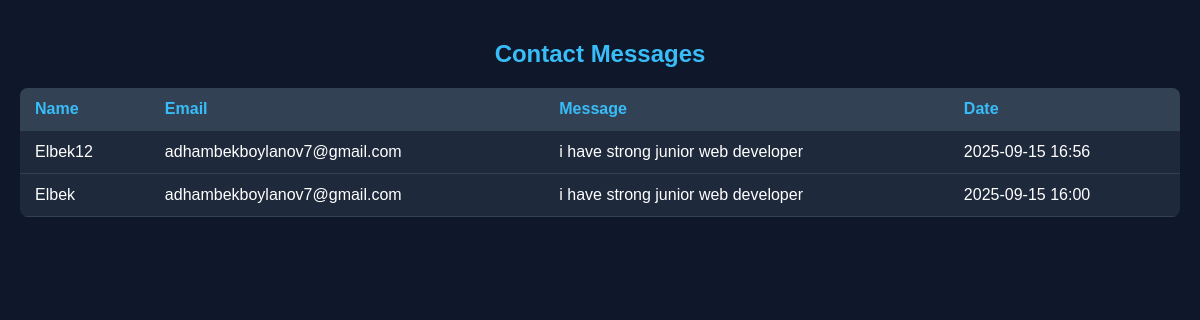
Screenshot of /message/ (signed in) with the database file from the repository.
### configapp/models.py (models this page shows, shortened)
class ContactMessage(models.Model):
    name = models.CharField(max_length=100)
    email = models.EmailField()
    message = models.TextField()
    created_at = models.DateTimeField(auto_now_add=True)

### configapp/views.py (the view)
# urls.py: path('message/',message_list,name = 'message_list'),
@login_required(login_url='login')
def message_list(request):
    messages = ContactMessage.objects.all().order_by("-created_at")
    return render(request, "messages.html", {"messages": messages})

### configapp/templates/messages.html (shortened to what this page needs)
<!DOCTYPE html>
<html lang="en">
<head>
</head>
<body>
  <h2>Contact Messages</h2>
  {% if messages %}
    <table>
      <thead>
        <tr>
          <th>Name</th>
          <th>Email</th>
          <th>Message</th>
          <th>Date</th>
        </tr>
      </thead>
      <tbody>
        {% for msg in messages %}
        <tr>
          <td>{{ msg.name }}</td>
          <td>{{ msg.email }}</td>
          <td>{{ msg.message }}</td>
          <td>{{ msg.created_at|date:"Y-m-d H:i" }}</td>
        </tr>
        {% endfor %}
      </tbody>
    </table>
  {% else %}
    <p class="empty">No messages yet.</p>
  {% endif %}
</body>
</html>

### configapp/templates/messages.html (style rules this page uses)
body { font-family: Arial, sans-serif; background: #0f172a; color: #fff; margin: 0; padding: 20px; }
h2 { text-align: center; margin-bottom: 20px; color: #38bdf8; }
table { width: 100%; border-collapse: collapse; background: #1e293b; border-radius: 8px; overflow: hidden; }
th, td { padding: 12px 15px; border-bottom: 1px solid #334155; text-align: left; }
th { background: #334155; color: #38bdf8; }

### rows the page displays
ContactMessage: name "Elbek12", email "adhambekboylanov7@gmail.com", message "i have strong junior web developer", created_at "2025-09-15 16:56"
ContactMessage: name "Elbek", email "adhambekboylanov7@gmail.com", message "i have strong junior web developer", created_at "2025-09-15 16:00"
